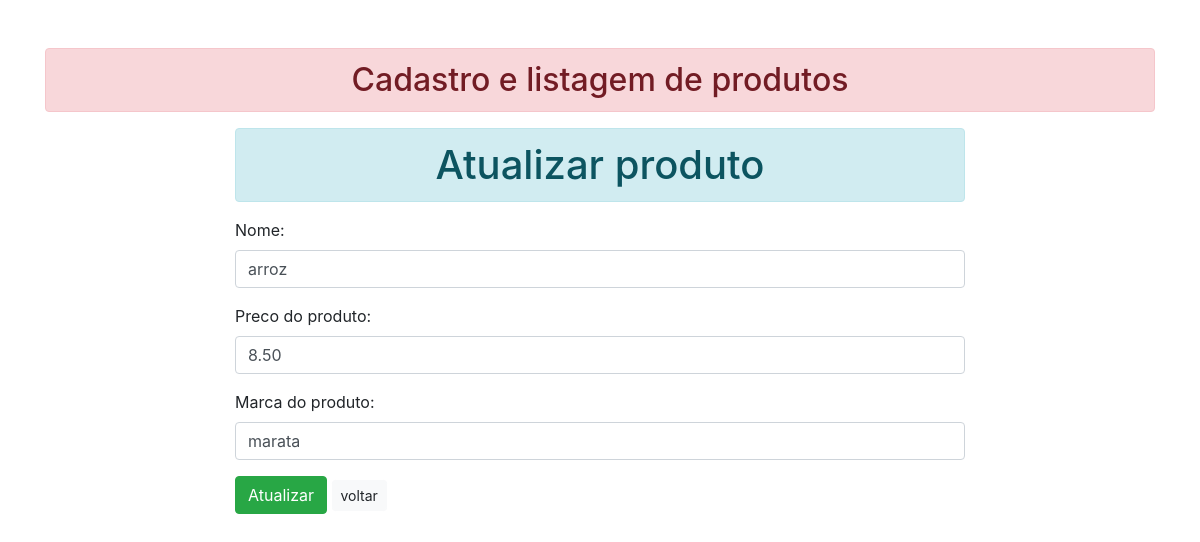
/70/, run on the app's committed database.
### loja_cadastro_produtos/models.py (models this page shows)
class Produto(models.Model):
    nome = models.CharField(max_length=40, null=False, blank=False)
    preco_do_produto = models.DecimalField(max_digits=5, blank=False, decimal_places=2)
    marca_do_produto = models.CharField(max_length=40, blank=False)

### my_aplication/views.py (the view, shortened to what this page needs)
# urls.py: path('<int:id>/', views.editar_produto, name='editar'),
def editar_produto(request, id):
    produto = Produto.objects.get(pk=id)
    form = ProdutoForms(instance=produto)
    return render(request, 'html/editar_produto.html', {'produto': produto, 'form': form})

### my_aplication/forms.py
class ProdutoForms(forms.ModelForm):
    class Meta:
        model = Produto
        fields = ['nome', 'preco_do_produto', 'marca_do_produto']
        widgets = {
            'nome': forms.TextInput(attrs={'class': 'form-control'}),
            'preco_do_produto': forms.TextInput(attrs={'class': 'form-control'}),
            'marca_do_produto': forms.TextInput(attrs={'class': 'form-control'})
        }
        """
    nome = forms.CharField(label="")
    preco_do_produto = forms.DecimalField(label="")
    marca_do_produto = forms.CharField(label="")
    """

### my_aplication/templates/html/editar_produto.html (shortened to what this page needs)
{% extends "base.html" %}
{% block content %}
    <div class="row">
        <div class="col-sm-8 offset-2">
            <h1 class="text-center alert alert-info">Atualizar produto</h4>
            <form action="" method="post">
                {{form.as_p}}
                <input type="submit" value="Atualizar" class="btn btn-success">
                <a href="{% url 'home'%}"class="btn btn-light btn-sm">voltar</a>
            </form>
        </div>
    </div>
{% endblock content %}

### data on the page
Produto: nome "arroz", preco_do_produto "8.50", marca_do_produto "marata"
